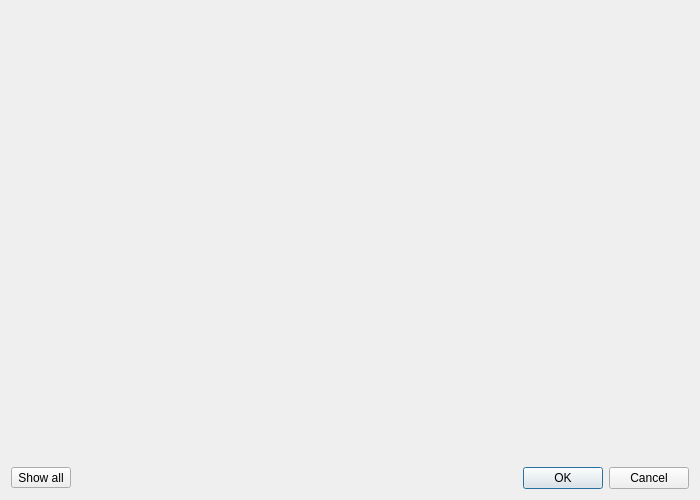
<?xml version="1.0" encoding="UTF-8"?>
<ui version="4.0">
 <class>EdgesDialog</class>
 <widget class="QDialog" name="EdgesDialog">
  <property name="geometry">
   <rect>
    <x>0</x>
    <y>0</y>
    <width>700</width>
    <height>500</height>
   </rect>
  </property>
  <property name="windowTitle">
   <string>Hide common edges</string>
  </property>
  <property name="windowIcon">
   <iconset theme="bookmark-new"/>
  </property>
  <layout class="QGridLayout" name="gridLayout">
   <item row="0" column="0">
    <widget class="QScrollArea" name="scrollArea">
     <property name="frameShape">
      <enum>QFrame::NoFrame</enum>
     </property>
     <property name="lineWidth">
      <number>0</number>
     </property>
     <property name="widgetResizable">
      <bool>true</bool>
     </property>
     <widget class="QWidget" name="scrollAreaWidgetContents">
      <property name="geometry">
       <rect>
        <x>0</x>
        <y>0</y>
        <width>688</width>
        <height>445</height>
       </rect>
      </property>
      <layout class="QVBoxLayout" name="fieldsLayout"/>
     </widget>
    </widget>
   </item>
   <item row="1" column="0">
    <layout class="QHBoxLayout" name="horizontalLayout">
     <item>
      <widget class="QToolButton" name="allButton">
       <property name="text">
        <string>Show all</string>
       </property>
       <property name="icon">
        <iconset theme="list-add">
         <normaloff>.</normaloff>.</iconset>
       </property>
       <property name="checkable">
        <bool>true</bool>
       </property>
      </widget>
     </item>
     <item>
      <spacer name="horizontalSpacer">
       <property name="orientation">
        <enum>Qt::Horizontal</enum>
       </property>
       <property name="sizeHint" stdset="0">
        <size>
         <width>40</width>
         <height>20</height>
        </size>
       </property>
      </spacer>
     </item>
     <item>
      <widget class="QDialogButtonBox" name="buttonBox">
       <property name="orientation">
        <enum>Qt::Horizontal</enum>
       </property>
       <property name="standardButtons">
        <set>QDialogButtonBox::Cancel|QDialogButtonBox::Ok</set>
       </property>
      </widget>
     </item>
    </layout>
   </item>
  </layout>
 </widget>
 <tabstops>
  <tabstop>scrollArea</tabstop>
 </tabstops>
 <resources/>
 <connections>
  <connection>
   <sender>buttonBox</sender>
   <signal>accepted()</signal>
   <receiver>EdgesDialog</receiver>
   <slot>accept()</slot>
   <hints>
    <hint type="sourcelabel">
     <x>550</x>
     <y>470</y>
    </hint>
    <hint type="destinationlabel">
     <x>548</x>
     <y>581</y>
    </hint>
   </hints>
  </connection>
  <connection>
   <sender>buttonBox</sender>
   <signal>rejected()</signal>
   <receiver>EdgesDialog</receiver>
   <slot>reject()</slot>
   <hints>
    <hint type="sourcelabel">
     <x>710</x>
     <y>474</y>
    </hint>
    <hint type="destinationlabel">
     <x>708</x>
     <y>596</y>
    </hint>
   </hints>
  </connection>
  <connection>
   <sender>allButton</sender>
   <signal>toggled(bool)</signal>
   <receiver>EdgesDialog</receiver>
   <slot>allButtonChecked(bool)</slot>
   <hints>
    <hint type="sourcelabel">
     <x>356</x>
     <y>467</y>
    </hint>
    <hint type="destinationlabel">
     <x>355</x>
     <y>597</y>
    </hint>
   </hints>
  </connection>
 </connections>
 <slots>
  <slot>allButtonChecked(bool)</slot>
  <slot>searchBoxEdited(QString)</slot>
 </slots>
</ui>
